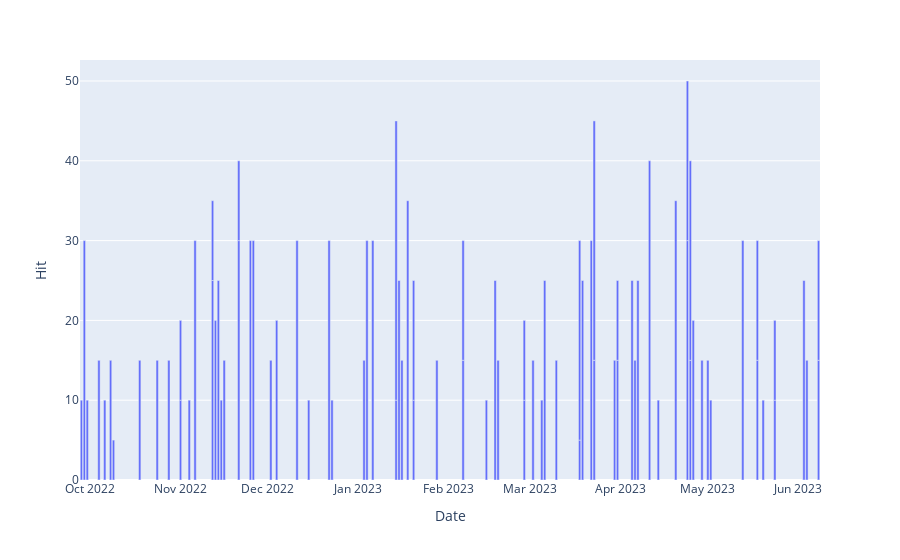

Notebook cell for this chart:
### Markdown cell above
## 2. Result

### Code cell
fig = px.bar(x_hi, x='Date', y='Hit')
fig.show()
